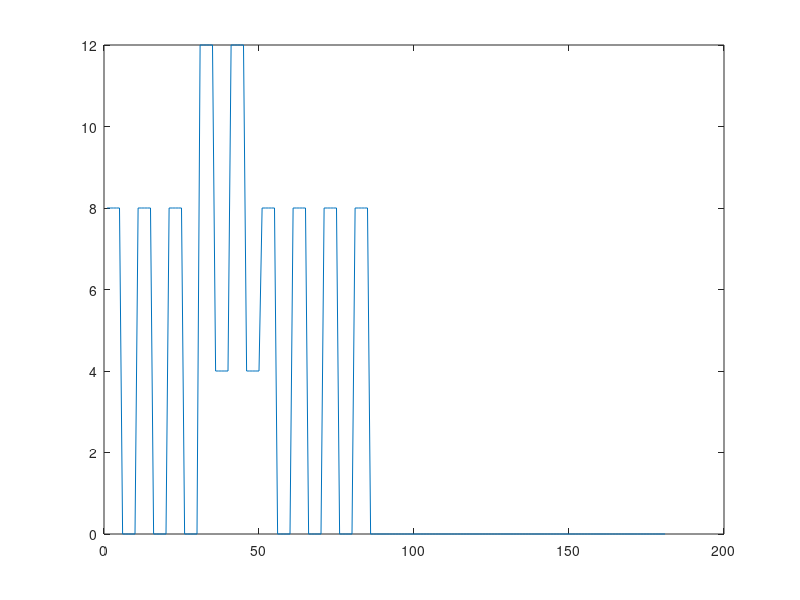

MATLAB code for this plot:
clear

trainPrd = 10;
trainDur = 90;
trainWid = 5;
trainDly = 0;
trainAmp = 4;
pulseAmp = 2;
pulseDly = 30;
pulseDur = 20;
A2V = 0.5;

y =zeros(1,181);

y((pulseDly+1):(pulseDly+pulseDur)) = y((pulseDly+1):(pulseDly+pulseDur)) + pulseAmp/A2V;                                   
single_pulse = zeros(1,trainPrd); 
single_pulse(1:trainWid) = trainAmp/A2V;
all_pulses = repmat(single_pulse, 1, ceil(trainDur/trainPrd));
all_pulses = all_pulses(1:trainDur);

train_inds = [(trainDly+1):(trainDly+trainDur)];
y(train_inds) = y(train_inds) + all_pulses;    

plot(y)
% gausAmp = 3;
% gausCent =70;
% gausLeftWid = 10;
% gausRightWid = 10;
% 
% gausInds = cumsum(ones(1,181));
% % up gaussian
% upInds = 1:(gausCent+1);
% y(upInds) = gausAmp*exp(-log(2)*((gausInds(upInds)-gausCent)/gausLeftWid).^2);
% 
% % down gaussian
% downInds = (gausCent+1):170;
% y(downInds) = gausAmp*exp(-log(2)*((gausInds(downInds)-gausCent)/gausRightWid).^2);
% 
% plot(y)

% prdTs = round(1/trainPrd*1000);
% width = round(1/trainWid*1000);
% numIn1s = ceil(1000/prdTs);
% single_spike = zeros(1,prdTs+1);
% single_spike(1:width+1) = trainAmp/A2V;
% all_spikes = repmat(single_spike, 1, numIn1s);
% spike_y = all_spikes(1:1001);
% 
% sample_spikes = zeros(1,trainDur+1);
% sample_spikes(1:2:end) = trainAmp;
% y((trainDly+1):(trainDly+trainDur+1)) = y((trainDly+1):(trainDly+trainDur+1)) + sample_spikes;
% plot(y);
% 
% 
% 
% train_y = zeros(1,181);
% single_pulse = zeros(1,trainPrd+1); 
% single_pulse(1:trainWid+1) = trainAmp/A2V;
% all_pulses = repmat(single_pulse, 1, ceil(trainDur/trainPrd));
% all_pulses = all_pulses(1:trainDur+1);
% 
% train_inds = [(trainDly+1):(trainDly+trainDur+1)];
% train_y(train_inds) = all_pulses;    
% 
% plot(train_y);
% 
% triAmp = 3;
% triDly = 50;
% triPk = 100;
% triDur = 70;
% triSlopeUp = triAmp/(triPk-triDly);
% triSlopeDown = triAmp/(triPk-triDly-triDur);
% 
% triPulseUp = ([triDly:triPk]-triDly)*triSlopeUp;
% triPulseDown = (0:(triDur+triDly-triPk))*triSlopeDown+triAmp;
% triPulse = [triPulseUp, triPulseDown];
% 
% plot(triPulse);